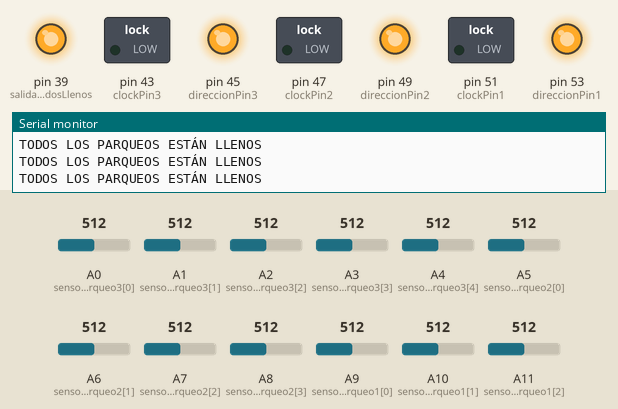
This sketch was run on a simulated Arduino Mega 2560, built with avr-gcc and run on an emulated ATmega2560. Shown: switched loads named in the sketch (green lamp = pin HIGH), output pins drawn as LEDs (lit = HIGH), the last lines printed to the serial monitor. The test bench sets the inputs (shaded band); at power-on: A1 (sensoresParqueo3[1]) = 512, A0 (sensoresParqueo3[0]) = 512, A7 (sensoresParqueo2[2]) = 512, A11 (sensoresParqueo1[2]) = 512, A2 (sensoresParqueo3[2]) = 512, A3 (sensoresParqueo3[3]) = 512, A4 (sensoresParqueo3[4]) = 512, A5 (sensoresParqueo2[0]) = 512, A6 (sensoresParqueo2[1]) = 512, A8 (sensoresParqueo2[3]) = 512, A9 (sensoresParqueo1[0]) = 512, A10 (sensoresParqueo1[1]) = 512.

Above: at 1.2 s.
1.3 s: A1 (sensoresParqueo3[1]) set to 83
4.3 s: A1 (sensoresParqueo3[1]) set to 72
At 5.5 s:
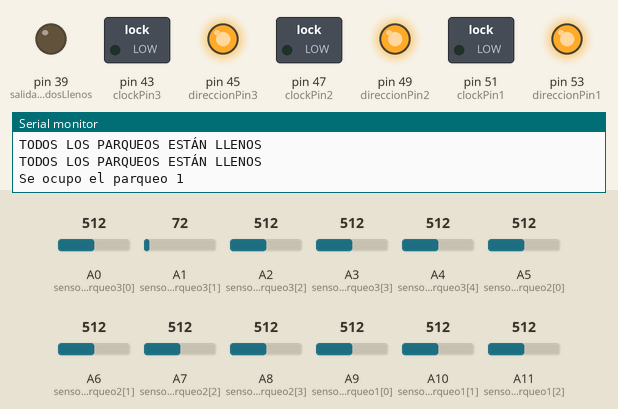
5.8 s: A0 (sensoresParqueo3[0]) set to 65
At 6.2 s:
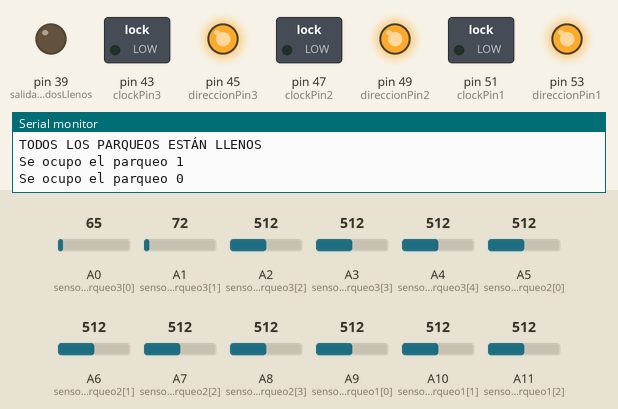
7.3 s: A7 (sensoresParqueo2[2]) set to 65
At 8.1 s:
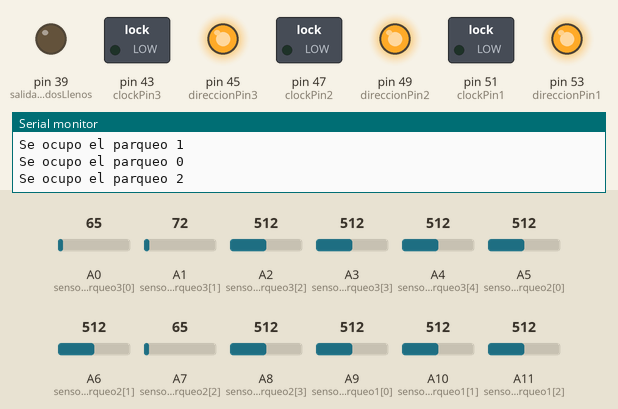
8.8 s: A11 (sensoresParqueo1[2]) set to 65
At 10.0 s:
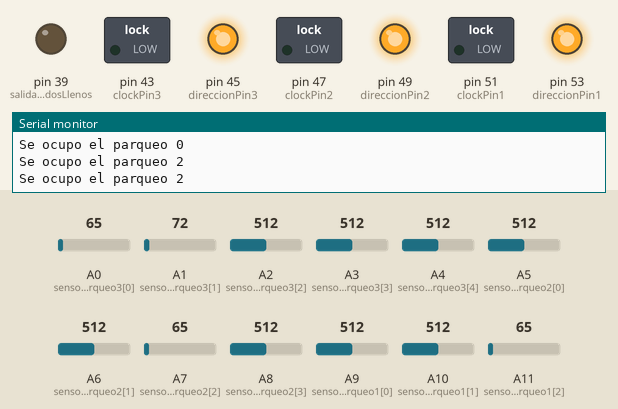
10.3 s: A0 (sensoresParqueo3[0]) set to 85
At 11.4 s:
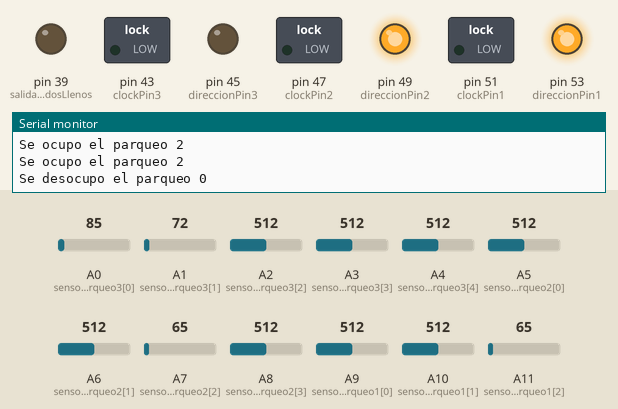
Timing chart, 0 to 12.8 s (numbered marks = the images above; inputs shaded):
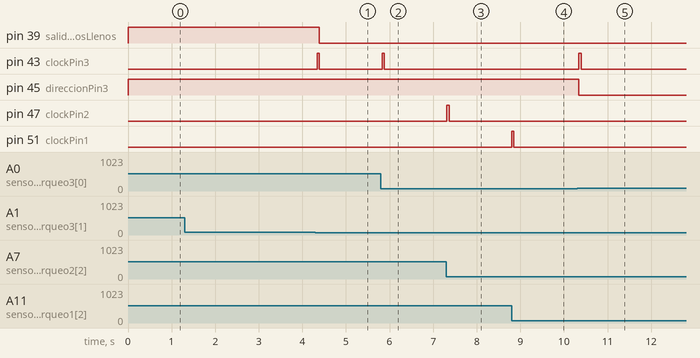

Measured:
- the behaviour switches between 76 and 75 on A1 (sensoresParqueo3[1]) (found by bisection; images 0 and 1)
- the behaviour switches between 75 and 76 on A0 (sensoresParqueo3[0]) (found by bisection; images 4 and 5)
- after the input at 4.3 s, pin 39 (salidaTodosLlenos): HIGH → LOW after 0.09 s; pin 43 (clockPin3): LOW → HIGH at once, → LOW 0.05 s later
- after the input at 5.8 s, pin 43 (clockPin3): LOW → HIGH at once, → LOW 0.05 s later
- after the input at 7.3 s, pin 47 (clockPin2): LOW → HIGH at once, → LOW 0.05 s later
- after the input at 8.8 s, pin 51 (clockPin1): LOW → HIGH at once, → LOW 0.05 s later
- after the input at 10.3 s, pin 43 (clockPin3): LOW → HIGH at once, → LOW 0.05 s later; pin 45 (direccionPin3): HIGH → LOW at once

The sketch:

contadoresTodos.ino
```cpp
  const int numParqueos1 = 3;
  int lectura1[numParqueos1];
  const int sensoresParqueo1[] = {A9, A10, A11}; // Pines digitales del Arduino conectados a los sensores
  int estadoParqueo1[numParqueos1];
  int estadoAnteriorParqueo1[numParqueos1];
  const int clockPin1 = 51;   // Pin para el reloj del contador
  const int direccionPin1 = 53; // Pin para controlar la dirección del contador

  const int numParqueos2 = 4;
  int lectura2[numParqueos2];
  const int sensoresParqueo2[] = {A5, A6, A7, A8};
  int estadoParqueo2[numParqueos2];
  int estadoAnteriorParqueo2[numParqueos2];
  const int clockPin2 = 47;
  const int direccionPin2 = 49;

  const int numParqueos3 = 5;
  int lectura3[numParqueos3];
  const int sensoresParqueo3[] = {A0, A1, A2, A3, A4};
  int estadoParqueo3[numParqueos3];
  int estadoAnteriorParqueo3[numParqueos3];
  const int clockPin3 = 43;
  const int direccionPin3 = 45;

  const int salidaTodosLlenos = 39;
  const int UMBRAL = 75;

  void setup() {
    Serial.begin(9600);
    pinMode(salidaTodosLlenos, OUTPUT);
    digitalWrite(salidaTodosLlenos, LOW);

    for (int i = 0; i < numParqueos1; i++) {
      pinMode(sensoresParqueo1[i], INPUT);
      digitalWrite(sensoresParqueo1[i], LOW);
    }

    pinMode(direccionPin1, OUTPUT);
    pinMode(clockPin1, OUTPUT);
    digitalWrite(direccionPin1, HIGH);
    digitalWrite(clockPin1, LOW);

    for (int i = 0; i < numParqueos2; i++) {
      pinMode(sensoresParqueo2[i], INPUT);
      digitalWrite(sensoresParqueo2[i], LOW);
    }

    pinMode(direccionPin2, OUTPUT);
    pinMode(clockPin2, OUTPUT);
    digitalWrite(direccionPin2, HIGH);
    digitalWrite(clockPin2, LOW);

    for (int i = 0; i < numParqueos3; i++) {
      pinMode(sensoresParqueo3[i], INPUT);
      digitalWrite(sensoresParqueo3[i], LOW);
    }

    pinMode(direccionPin3, OUTPUT);
    pinMode(clockPin3, OUTPUT);
    digitalWrite(direccionPin3, HIGH);
    digitalWrite(clockPin3, LOW);
  }

  void loop() {
    for (int i = 0; i < numParqueos1; i++) {

      lectura1[i] = analogRead(sensoresParqueo1[i]);

      if(lectura1[i] > UMBRAL) {
        estadoParqueo1[i] = LOW;
      } else {
        estadoParqueo1[i] = HIGH;
      }

      if (estadoParqueo1[i] == HIGH && estadoAnteriorParqueo1[i] == LOW) {
        Serial.print("Se ocupo el parqueo ");
        Serial.println(String(i));
        digitalWrite(direccionPin1, HIGH);
        generarPulsoReloj1();
      }

      if (estadoParqueo1[i] == LOW && estadoAnteriorParqueo1[i] == HIGH) {
        Serial.print("Se desocupo el parqueo ");
        Serial.println(String(i));
        digitalWrite(direccionPin1, LOW);
        generarPulsoReloj1();
      }

      estadoAnteriorParqueo1[i] = estadoParqueo1[i];
    }

    for (int i = 0; i < numParqueos2; i++) {

      lectura2[i] = analogRead(sensoresParqueo2 [i]);

      if(lectura2[i] > UMBRAL) {
        estadoParqueo2[i] = LOW;
      } else {
        estadoParqueo2[i] = HIGH;
      }

      if (estadoParqueo2[i] == HIGH && estadoAnteriorParqueo2[i] == LOW) {
        Serial.print("Se ocupo el parqueo ");
        Serial.println(String(i));
        digitalWrite(direccionPin2, HIGH);
        generarPulsoReloj2();
      }

      if (estadoParqueo2[i] == LOW && estadoAnteriorParqueo2[i] == HIGH) {
        Serial.print("Se desocupo el parqueo ");
        Serial.println(String(i));
        digitalWrite(direccionPin2, LOW);
        generarPulsoReloj2();
      }

      estadoAnteriorParqueo2[i] = estadoParqueo2[i];
    }


    for (int i = 0; i < numParqueos3; i++) {

      lectura3[i] = analogRead(sensoresParqueo3[i]);

      if(lectura3[i] > UMBRAL) {
        estadoParqueo3[i] = LOW;
      } else {
        estadoParqueo3[i] = HIGH;
      }

      if (estadoParqueo3[i] == HIGH && estadoAnteriorParqueo3[i] == LOW) {
        Serial.print("Se ocupo el parqueo ");
        Serial.println(String(i));
        digitalWrite(direccionPin3, HIGH);
        generarPulsoReloj3();
      }

      if (estadoParqueo3[i] == LOW && estadoAnteriorParqueo3[i] == HIGH) {
        Serial.print("Se desocupo el parqueo ");
        Serial.println(String(i));
        digitalWrite(direccionPin3, LOW);
        generarPulsoReloj3();
      }

      estadoAnteriorParqueo3[i] = estadoParqueo3[i];
    }

    if (todosLosParqueosLlenos()) {
        digitalWrite(salidaTodosLlenos, HIGH);
        Serial.println("TODOS LOS PARQUEOS ESTÁN LLENOS");
    } else {
        digitalWrite(salidaTodosLlenos, LOW);
    }

    delay(50);
  }

  void generarPulsoReloj1() {
    digitalWrite(clockPin1, HIGH);
    delay(50); // Pulso corto
    digitalWrite(clockPin1, LOW);
  }

  void generarPulsoReloj2() {
    digitalWrite(clockPin2, HIGH);
    delay(50); // Pulso corto
    digitalWrite(clockPin2, LOW);
  }

  void generarPulsoReloj3() {
    digitalWrite(clockPin3, HIGH);
    delay(50); // Pulso corto
    digitalWrite(clockPin3, LOW);
  }

  bool todosLosParqueosLlenos() {
    for (int i = 0; i < numParqueos1; i++) {
        if (estadoParqueo1[i] == HIGH) return false;
    }
    for (int i = 0; i < numParqueos2; i++) {
        if (estadoParqueo2[i] == HIGH) return false;
    }
    for (int i = 0; i < numParqueos3; i++) {
        if (estadoParqueo3[i] == HIGH) return false;
    }
    return true; // Si todos están en LOW, significa que están ocupados
  }
```
